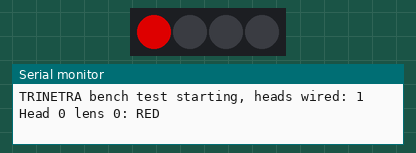
Bench run of a sketch on a simulated ESP32. On the bench: 4 RGB LEDs in strip order, left to right, the last lines printed to the serial monitor. Dim RGB values are drawn brighter than linear.

Above: at 0.3 s.
At 2.1 s:
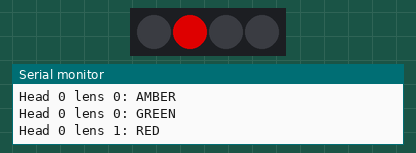
At 3.3 s:
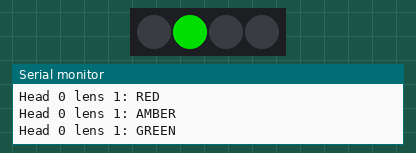
At 4.5 s:
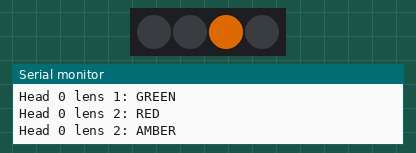
At 6.3 s:
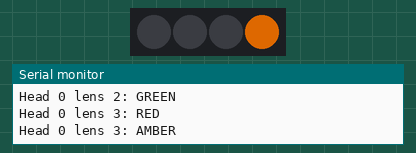
At 8.7 s:
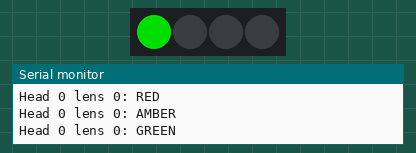
Timing chart, 0 to 9.4 s (numbered marks = the images above):
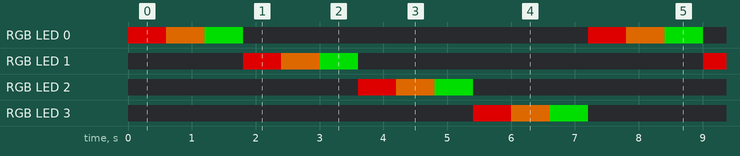

The sketch:

bench_test.ino
```cpp
// TRINETRA physical rig — bench test sketch (BOM v1.1 Section 8, adapted for
// the 4-lens-per-head design and 4 independent chains, Section 36).
//
// Purpose: prove each head's pixel chain works and is wired in the right
// order BEFORE any acrylic is cut. Does not talk to the backend yet — that
// is a separate sketch, once this one passes on every head you've wired.
//
// Design (Section 36, confirmed with the owner):
//   - 4 lenses per head: [0] red circle, [1] amber circle,
//     [2] combined left+ahead arrow, [3] right arrow.
//   - 4 heads, each its OWN chain on its OWN GPIO pin (fault isolation: a
//     loose wire on one head cannot take the others dark with it) —
//     GPIO13 / GPIO4 / GPIO16 / GPIO17, matching the BOM's 4 (not 1) 470ohm
//     resistors, one per data line.
//
// Wiring per head (bench only, per doc Section 5):
//   ESP32 <head's GPIO> -> 470ohm resistor -> that head's pixel chain DIN
//   Pixel chain 5V -> external 5V supply once testing more than a couple of
//     pixels at once (not the ESP32 5V pin) -- Section 5.3
//   Pixel chain GND -> shared with ESP32 GND -- must be common, or colors
//     glitch
//
// Only wire up as many heads as you've actually got pixels for right now —
// HEADS_WIRED below controls how many chains this sketch actually drives.
//
// If colors are wrong/flickery once wired: try the 1N4001 diode level-shift
// fallback in Section 5.4 before suspecting the code.

#include <Adafruit_NeoPixel.h>

#define LENSES_PER_HEAD 4
#define NUM_HEADS 4
// How many of the 4 heads are physically wired up right now. Start at 1
// while bench-testing a single cut segment; raise to 4 once all heads are
// wired. Never higher than NUM_HEADS.
#define HEADS_WIRED 1

const uint8_t HEAD_PIN[NUM_HEADS] = {13, 4, 16, 17};

Adafruit_NeoPixel heads[NUM_HEADS] = {
  Adafruit_NeoPixel(LENSES_PER_HEAD, HEAD_PIN[0], NEO_GRB + NEO_KHZ800),
  Adafruit_NeoPixel(LENSES_PER_HEAD, HEAD_PIN[1], NEO_GRB + NEO_KHZ800),
  Adafruit_NeoPixel(LENSES_PER_HEAD, HEAD_PIN[2], NEO_GRB + NEO_KHZ800),
  Adafruit_NeoPixel(LENSES_PER_HEAD, HEAD_PIN[3], NEO_GRB + NEO_KHZ800),
};

// Cap brightness per Section 9's brownout mitigation (~60%).
#define BRIGHTNESS 153  // 60% of 255

void showAllOff() {
  for (int h = 0; h < HEADS_WIRED; h++) {
    heads[h].clear();
    heads[h].show();
  }
}

void setup() {
  Serial.begin(115200);
  for (int h = 0; h < HEADS_WIRED; h++) {
    heads[h].begin();
    heads[h].setBrightness(BRIGHTNESS);
  }
  showAllOff();
  Serial.print("TRINETRA bench test starting, heads wired: ");
  Serial.println(HEADS_WIRED);
}

// Cycles every lens on every wired head through red, amber, green, off — one
// lens at a time. Watch for aperture bleed once heads are assembled behind
// acrylic (Section 3's baffle note); on the open bench there is nothing to
// bleed into yet, this just proves addressing and color are both correct.
void loop() {
  for (int h = 0; h < HEADS_WIRED; h++) {
    for (int i = 0; i < LENSES_PER_HEAD; i++) {
      showAllOff();
      Serial.print("Head ");
      Serial.print(h);
      Serial.print(" lens ");
      Serial.print(i);
      Serial.println(": RED");
      heads[h].setPixelColor(i, heads[h].Color(255, 0, 0));
      heads[h].show();
      delay(600);

      Serial.print("Head ");
      Serial.print(h);
      Serial.print(" lens ");
      Serial.print(i);
      Serial.println(": AMBER");
      heads[h].setPixelColor(i, heads[h].Color(255, 120, 0));
      heads[h].show();
      delay(600);

      Serial.print("Head ");
      Serial.print(h);
      Serial.print(" lens ");
      Serial.print(i);
      Serial.println(": GREEN");
      heads[h].setPixelColor(i, heads[h].Color(0, 255, 0));
      heads[h].show();
      delay(600);
    }
  }

  // All-on white pulse only if you're deliberately checking the worst-case
  // current draw from Section 5.6 with a multimeter in line. Comment out
  // otherwise -- it's the highest-risk moment for a brownout on USB power.
  // for (int h = 0; h < HEADS_WIRED; h++) {
  //   heads[h].fill(heads[h].Color(255, 255, 255));
  //   heads[h].show();
  // }
  // delay(1000);
  // showAllOff();
}
```

Measured:
- by itself, RGB LED 0–3: repeats every 7.2 s: RGB(153, 72, 0) 0.60 s, RGB(0, 153, 0) 0.60 s, off 5.4 s, RGB(153, 0, 0) 0.60 s
- by itself, everything shown: repeats every 7.2 s, in 12 steps
